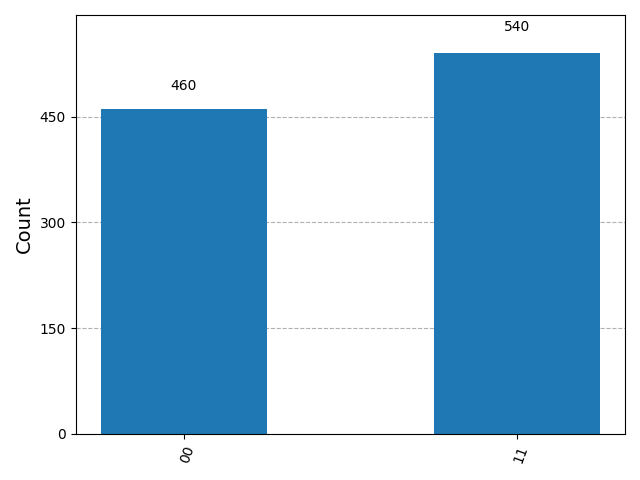

This chart was generated by the following Python code:
import matplotlib.pyplot as plt
from qiskit import QuantumCircuit, transpile
from qiskit.visualization import plot_histogram
from qiskit_aer import Aer

qc = QuantumCircuit(2, 2)
qc.h(0)
qc.cx(0, 1)
qc.measure([0, 1], [0, 1])

simulator = Aer.get_backend("qasm_simulator")
compiled_circuit = transpile(qc, simulator)
result = simulator.run(compiled_circuit, shots=1000).result()
counts = result.get_counts()

plot_histogram(counts)
# plt.show()
plt.savefig("bell_state_simulation.png")
